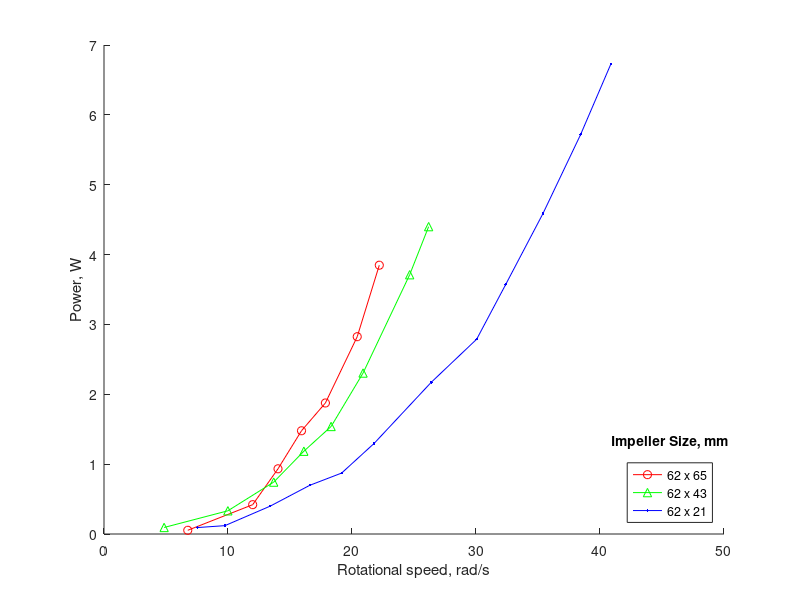
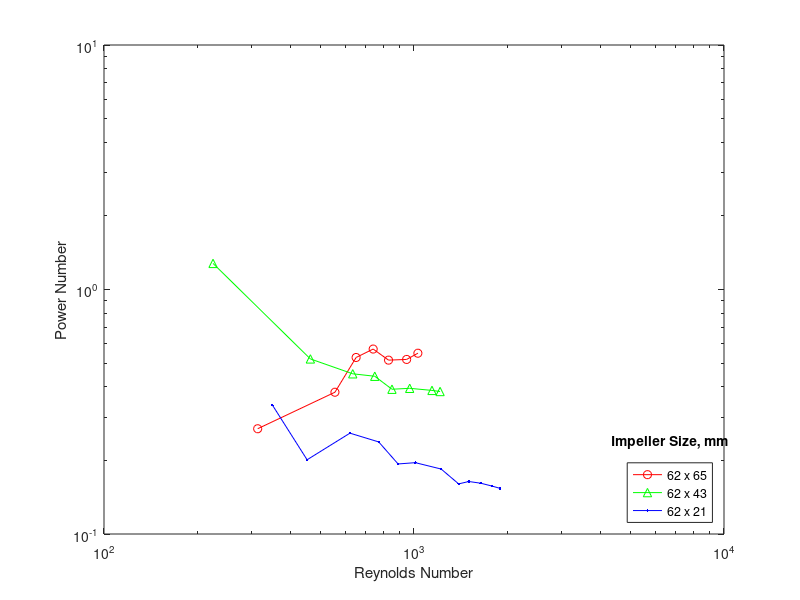

MATLAB code for these plots, in order:
function fluid_mixing

%Given lever arm distance (m)
lever_arm = 0.11;

% Rotational speed in rpm, force in N
% Impeller size 62x65 mm
rpm_6265 = [64.5, 114.5, 134.0, 152.1, 170.5, 195.0, 212.0]; 
force_6265 = [0.45, 2.0, 3.8, 5.3, 6.0, 7.9, 9.9];
[rot_speed_6265, torque_6265, power_6265] = calc_params(rpm_6265, force_6265, lever_arm);
disp('---------------------------------------------------------------------------')
disp('Calculated Parameters, 62x65mm impeller')
disp('---------------------------------------------------------------------------')
disp('Rotation, rpm   Force, N   Rotational Speed, rad/s   Torque, N*m   Power, W')
for i = 1:numel(rpm_6265)
    fprintf('%.1f             %.2f       %.1f                      %.2f          %.1f \n',rpm_6265(i), force_6265(i), rot_speed_6265(i), torque_6265(i), power_6265(i))
end
disp('---------------------------------------------------------------------------')

% Impeller size 62x43 mm
rpm_6243 = [46.3, 95.4, 130.7, 153.9, 174.9, 199.5, 235.4, 250.0];
force_6243 = [1.1, 1.9, 3.1, 4.2, 4.8, 6.3, 8.6, 9.6];
[rot_speed_6243, torque_6243, power_6243] = calc_params(rpm_6243, force_6243, lever_arm);
disp('---------------------------------------------------------------------------')
disp('Calculated Parameters, 62x43mm impeller')
disp('---------------------------------------------------------------------------')
disp('Rotation, rpm   Force, N   Rotational Speed, rad/s   Torque, N*m   Power, W')
for i = 1:numel(rpm_6243)
    fprintf('%.1f             %.2f       %.1f                      %.2f          %.1f \n',rpm_6243(i), force_6243(i), rot_speed_6243(i), torque_6243(i), power_6243(i))
end
disp('---------------------------------------------------------------------------')

% Impeller size 62x21 mm
rpm_6221 = [72.0, 93.1, 128.0, 158.5, 183.0, 208.0, 252.0, 287.0, 309.4, 338.0, 367.1, 390.3];
force_6221 = [0.7, 0.7, 1.7, 2.4, 2.6, 3.4, 4.7, 5.3, 6.3, 7.4, 8.5, 9.4];
[rot_speed_6221, torque_6221, power_6221] = calc_params(rpm_6221, force_6221, lever_arm);
disp('---------------------------------------------------------------------------')
disp('Calculated Parameters, 62x21mm impeller')
disp('---------------------------------------------------------------------------')
disp('Rotation, rpm   Force, N   Rotational Speed, rad/s   Torque, N*m   Power, W')
for i = 1:numel(rpm_6221)
    fprintf('%.1f             %.2f       %.1f                      %.2f          %.1f \n',rpm_6221(i), force_6221(i), rot_speed_6221(i), torque_6221(i), power_6221(i))
end
disp('---------------------------------------------------------------------------')

%Power vs speed plot
figure(1)
hold on
plot(rot_speed_6265, power_6265, 'ro-', rot_speed_6243, power_6243, 'g^-', rot_speed_6221, power_6221, 'b.-')
xlabel('Rotational speed, rad/s')
ylabel('Power, W')
h = legend('62 x 65','62 x 43','62 x 21','Location','Southeast');
v = get(h,'title');
set(v,'string','Impeller Size, mm');

%Power Number vs Reynolds Number
density = 865; %mineral oil, kg/m^3
viscosity = 110e-6*density; %Pa*s
% all_rps = 60*[rpm_6265 rpm_6243 rpm_6221];
% all_power = [power_6265 power_6243 power_6221];
[Re_6265, P_6265] = dimensionless_groups(0.062*2+0.055, rpm_6265./60, density, viscosity, power_6265);
[Re_6243, P_6243] = dimensionless_groups(0.062*2+0.055, rpm_6243./60, density, viscosity, power_6243);
[Re_6221, P_6221] = dimensionless_groups(0.062*2+0.055, rpm_6221./60, density, viscosity, power_6221);

% [reynolds_number, power_number] = dimensionless_groups(lever_arm*2, all_rps, density, viscosity, all_power);
% reynolds_number
% power_number
figure(2)
loglog(Re_6265, P_6265, 'ro-', Re_6243, P_6243, 'g^-', Re_6221, P_6221, 'b.-')
xlabel('Reynolds Number')
ylabel('Power Number')
h = legend('62 x 65','62 x 43','62 x 21','Location','Southeast');
v = get(h,'title');
set(v,'string','Impeller Size, mm');

end

function [rot_speed, torque, power] = calc_params(rpm, force, lever_arm)
% Calculate rotational speed, torque, and power

rot_speed = 2*pi*rpm./60; %rad/s
torque = force.*lever_arm; %N*m
power = torque.*rot_speed./(2*pi); %W

end

function [reynolds_number, power_number] = dimensionless_groups(D_impeller, N_rps, density, viscosity, power)

reynolds_number = ((D_impeller.^2).*N_rps.*density)./viscosity;
power_number = power./((N_rps.^3) .* (D_impeller.^5) .* density);

end
